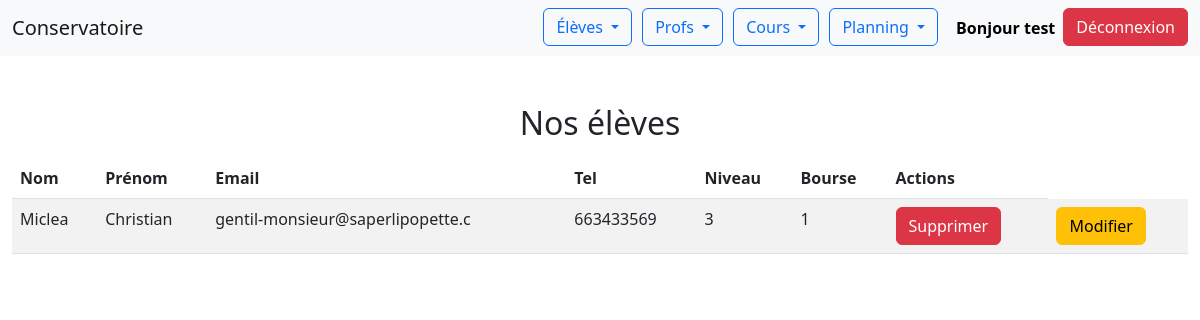
/Conservatoire/index.php?uc=personne&action=liste (signed in), run on the app's committed database.
### tables this page shows
CREATE TABLE `eleve` (
  `IDELEVE` int(11) NOT NULL,
  `NIVEAU` int(11) NOT NULL,
  `BOURSE` int(11) DEFAULT NULL
);

CREATE TABLE `personne` (
  `ID` int(11) NOT NULL,
  `NOM` char(32) DEFAULT NULL,
  `PRENOM` char(32) DEFAULT NULL,
  `TEL` int(11) DEFAULT NULL,
  `MAIL` char(32) DEFAULT NULL,
  `ADRESSE` char(32) DEFAULT NULL
);

### Conservatoire/Modeles/monPdo.php (called while the page is built, shortened)
<?php
class MonPdo
{
    private static $serveur='mysql:host=localhost';
    private static $bdd='dbname=kurghsvm_conservatoire';
    private static $user='kurghsvm_Christian' ;
    private static $mdp='APcn9v6zKbxL3yh' ;
    private static $unPdo = null;
    private function __construct()
    {
        MonPdo::$unPdo = new PDO(MonPdo::$serveur.';'.MonPdo::$bdd, MonPdo::$user, MonPdo::$mdp);
        MonPdo::$unPdo->query("SET CHARACTER SET utf8");
        MonPdo::$unPdo->setAttribute(PDO::ATTR_ERRMODE, PDO::ERRMODE_EXCEPTION);
    }
    public static function getInstance()
    {
        if (self::$unPdo == null) {
            self::$monPdo = new MonPdo();
        }
        return self::$unPdo;
    }
}
?>

### Conservatoire/Modeles/personne.class.php (called while the page is built, shortened)
<?php
class personne
{
        private $ID;
        private $NOM;
        private $PRENOM;
        private $TEL;
        private $MAIL;
        public $NIVEAU;
        public $BOURSE;
        public function getID()
        {
                return $this->ID;
        }
        public function getNOM()
        {
                return $this->NOM;
        }
        public function getPRENOM()
        {
                return $this->PRENOM;
        }
        public function getTEL()
        {
                return $this->TEL;
        }
        public function getMAIL()
        {
                return $this->MAIL;
        }
        public function getNIVEAU()
        {
                return $this->NIVEAU;
        }
        public function getBOURSE()
        {
                return $this->BOURSE;
        }
        public static function affichereleve()
        {
                $req = MonPdo::getInstance()->prepare("SELECT * FROM personne INNER JOIN eleve ON ID = IDELEVE;");
                $req->setFetchMode(PDO::FETCH_CLASS | PDO::FETCH_PROPS_LATE, 'personne');
                $req->execute();
                $lesResultats = $req->fetchAll();
                return $lesResultats;
        }
}
?>

### Conservatoire/Vues/afficherpersonnes.php (the view, shortened to what this page needs)
<?php
require_once 'Modeles/monPdo.php';
?>
<!DOCTYPE html>
<html lang="en">
<head>
    <link rel='stylesheet' href='https://cdn.jsdelivr.net/npm/bootstrap@5.2.0/dist/css/bootstrap.min.css'>
</head>
<body>
<?php include("header/header.php") ?>
    <div class="position-relative mt-5 mb-3">
        <h2 class="d-flex justify-content-center mt-5">Nos élèves</h2>
    </div>
    <div class="container-fluid position-relative mt-3">
        <table class="table table-striped">
            <thead>
                <tr>
                    <th scope="col">Nom</th>
                    <th scope="col">Prénom</th>
                    <th scope="col">Email</th>
                    <th scope="col">Tel</th>
                    <th scope="col">Niveau</th>
                    <th scope="col">Bourse</th>
                    <th scope="col">Actions</th>
                </tr>
            </thead>
            <tbody>
                <?php
                foreach ($lesPersonnes as $personne) {
                    echo "<tr>";
                    echo "<td>" . $personne->getNOM() . "</td>";
                    echo "<td>" . $personne->getPRENOM() . "</td>";
                    echo "<td>" . $personne->getMAIL() . "</td>";
                    echo "<td>" . $personne->getTEL() . "</td>";
                    echo "<td>" . $personne->getNIVEAU() . "</td>";
                    echo "<td>" . $personne->getBOURSE() . "</td>";
                    echo "<td><a href='index.php?uc=personne&action=supprimer&id=". $personne->getID() ."' class='btn btn-danger'>Supprimer</a></td>";
                    echo "<td><a href='index.php?uc=personne&action=editer_form&id=". $personne->getID() ."' class='btn btn-warning'>Modifier</a></td>";
                    echo "</tr>";
                }
                ?>
            </tbody>
        </table>
    </div>
</body>
</html>

### data on the page
eleve: IDELEVE.NOM "Miclea", IDELEVE.PRENOM "Christian", IDELEVE.MAIL "gentil-monsieur@saperlipopette.c", IDELEVE.TEL "663433569", NIVEAU "3", BOURSE "1"

### other printed values
$_SESSION['user_id'] "test"
